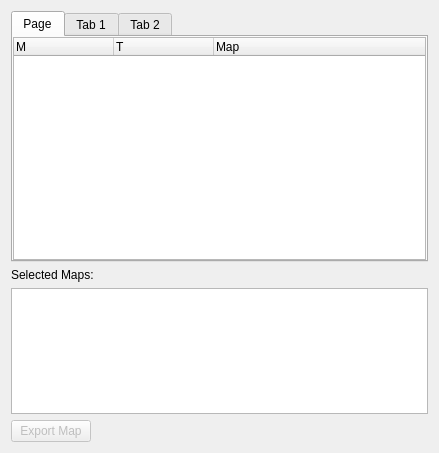
<?xml version="1.0" encoding="UTF-8"?>
<ui version="4.0">
 <class>IMapToolWidget</class>
 <widget class="QWidget" name="IMapToolWidget">
  <property name="geometry">
   <rect>
    <x>0</x>
    <y>0</y>
    <width>439</width>
    <height>453</height>
   </rect>
  </property>
  <property name="windowTitle">
   <string>Form</string>
  </property>
  <layout class="QVBoxLayout" name="verticalLayout_3">
   <item>
    <widget class="QTabWidget" name="tabWidget">
     <property name="sizePolicy">
      <sizepolicy hsizetype="Expanding" vsizetype="Expanding">
       <horstretch>0</horstretch>
       <verstretch>2</verstretch>
      </sizepolicy>
     </property>
     <property name="currentIndex">
      <number>0</number>
     </property>
     <widget class="QWidget" name="tabStream">
      <attribute name="title">
       <string>Page</string>
      </attribute>
      <layout class="QVBoxLayout" name="verticalLayout_4">
       <property name="spacing">
        <number>0</number>
       </property>
       <property name="margin">
        <number>0</number>
       </property>
       <item>
        <widget class="QTreeWidget" name="treeKnownMapsStream">
         <property name="contextMenuPolicy">
          <enum>Qt::CustomContextMenu</enum>
         </property>
         <property name="toolTip">
          <string/>
         </property>
         <property name="iconSize">
          <size>
           <width>22</width>
           <height>22</height>
          </size>
         </property>
         <property name="indentation">
          <number>0</number>
         </property>
         <property name="rootIsDecorated">
          <bool>false</bool>
         </property>
         <property name="itemsExpandable">
          <bool>false</bool>
         </property>
         <property name="expandsOnDoubleClick">
          <bool>false</bool>
         </property>
         <property name="columnCount">
          <number>3</number>
         </property>
         <column>
          <property name="text">
           <string>M</string>
          </property>
          <property name="toolTip">
           <string>Mode - show active map and active overlays</string>
          </property>
         </column>
         <column>
          <property name="text">
           <string>T</string>
          </property>
          <property name="toolTip">
           <string>Type of map</string>
          </property>
         </column>
         <column>
          <property name="text">
           <string>Map</string>
          </property>
          <property name="toolTip">
           <string>The map's name</string>
          </property>
         </column>
        </widget>
       </item>
      </layout>
     </widget>
     <widget class="QWidget" name="tabRaster">
      <attribute name="title">
       <string>Tab 1</string>
      </attribute>
      <layout class="QVBoxLayout" name="verticalLayout">
       <property name="spacing">
        <number>0</number>
       </property>
       <property name="margin">
        <number>0</number>
       </property>
       <item>
        <widget class="QTreeWidget" name="treeKnownMapsRaster">
         <property name="contextMenuPolicy">
          <enum>Qt::CustomContextMenu</enum>
         </property>
         <property name="iconSize">
          <size>
           <width>22</width>
           <height>22</height>
          </size>
         </property>
         <property name="indentation">
          <number>0</number>
         </property>
         <property name="rootIsDecorated">
          <bool>false</bool>
         </property>
         <property name="itemsExpandable">
          <bool>false</bool>
         </property>
         <property name="expandsOnDoubleClick">
          <bool>false</bool>
         </property>
         <property name="columnCount">
          <number>3</number>
         </property>
         <column>
          <property name="text">
           <string>M</string>
          </property>
          <property name="toolTip">
           <string>Mode - show active map and active overlays</string>
          </property>
         </column>
         <column>
          <property name="text">
           <string>T</string>
          </property>
          <property name="toolTip">
           <string>Type of map</string>
          </property>
         </column>
         <column>
          <property name="text">
           <string>Map</string>
          </property>
          <property name="toolTip">
           <string>The map's name</string>
          </property>
         </column>
        </widget>
       </item>
      </layout>
     </widget>
     <widget class="QWidget" name="tabVector">
      <attribute name="title">
       <string>Tab 2</string>
      </attribute>
      <layout class="QVBoxLayout" name="verticalLayout_2">
       <property name="spacing">
        <number>0</number>
       </property>
       <property name="margin">
        <number>0</number>
       </property>
       <item>
        <widget class="QTreeWidget" name="treeKnownMapsVector">
         <property name="contextMenuPolicy">
          <enum>Qt::CustomContextMenu</enum>
         </property>
         <property name="iconSize">
          <size>
           <width>22</width>
           <height>22</height>
          </size>
         </property>
         <property name="indentation">
          <number>0</number>
         </property>
         <property name="rootIsDecorated">
          <bool>false</bool>
         </property>
         <property name="itemsExpandable">
          <bool>false</bool>
         </property>
         <property name="expandsOnDoubleClick">
          <bool>false</bool>
         </property>
         <property name="columnCount">
          <number>3</number>
         </property>
         <column>
          <property name="text">
           <string>M</string>
          </property>
          <property name="toolTip">
           <string>Mode - show active map and active overlays</string>
          </property>
         </column>
         <column>
          <property name="text">
           <string>T</string>
          </property>
          <property name="toolTip">
           <string>Type of map</string>
          </property>
         </column>
         <column>
          <property name="text">
           <string>Map</string>
          </property>
          <property name="toolTip">
           <string>The map's name</string>
          </property>
         </column>
        </widget>
       </item>
      </layout>
     </widget>
    </widget>
   </item>
   <item>
    <widget class="QLabel" name="label_2">
     <property name="text">
      <string>Selected Maps:</string>
     </property>
    </widget>
   </item>
   <item>
    <widget class="QListWidget" name="listSelectedMaps">
     <property name="sizePolicy">
      <sizepolicy hsizetype="Expanding" vsizetype="Expanding">
       <horstretch>0</horstretch>
       <verstretch>1</verstretch>
      </sizepolicy>
     </property>
     <property name="contextMenuPolicy">
      <enum>Qt::CustomContextMenu</enum>
     </property>
     <property name="selectionMode">
      <enum>QAbstractItemView::SingleSelection</enum>
     </property>
    </widget>
   </item>
   <item>
    <layout class="QHBoxLayout">
     <item>
      <widget class="QPushButton" name="pushExportMap">
       <property name="enabled">
        <bool>false</bool>
       </property>
       <property name="text">
        <string>Export Map</string>
       </property>
      </widget>
     </item>
     <item>
      <spacer>
       <property name="orientation">
        <enum>Qt::Horizontal</enum>
       </property>
       <property name="sizeHint" stdset="0">
        <size>
         <width>40</width>
         <height>20</height>
        </size>
       </property>
      </spacer>
     </item>
    </layout>
   </item>
  </layout>
 </widget>
 <resources/>
 <connections/>
</ui>
